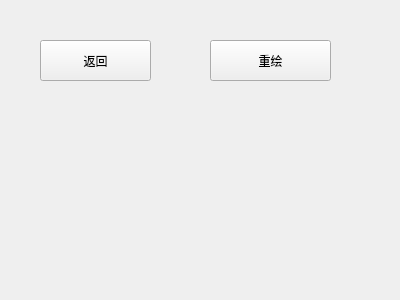
<?xml version="1.0" encoding="UTF-8"?>
<ui version="4.0">
 <class>CSJDrawImage</class>
 <widget class="QWidget" name="CSJDrawImage">
  <property name="geometry">
   <rect>
    <x>0</x>
    <y>0</y>
    <width>400</width>
    <height>300</height>
   </rect>
  </property>
  <property name="windowTitle">
   <string>Form</string>
  </property>
  <widget class="QPushButton" name="pushButton">
   <property name="geometry">
    <rect>
     <x>40</x>
     <y>40</y>
     <width>111</width>
     <height>41</height>
    </rect>
   </property>
   <property name="text">
    <string>返回</string>
   </property>
  </widget>
  <widget class="QPushButton" name="pushButton_2">
   <property name="geometry">
    <rect>
     <x>210</x>
     <y>40</y>
     <width>121</width>
     <height>41</height>
    </rect>
   </property>
   <property name="text">
    <string>重绘</string>
   </property>
  </widget>
 </widget>
 <resources/>
 <connections/>
</ui>
